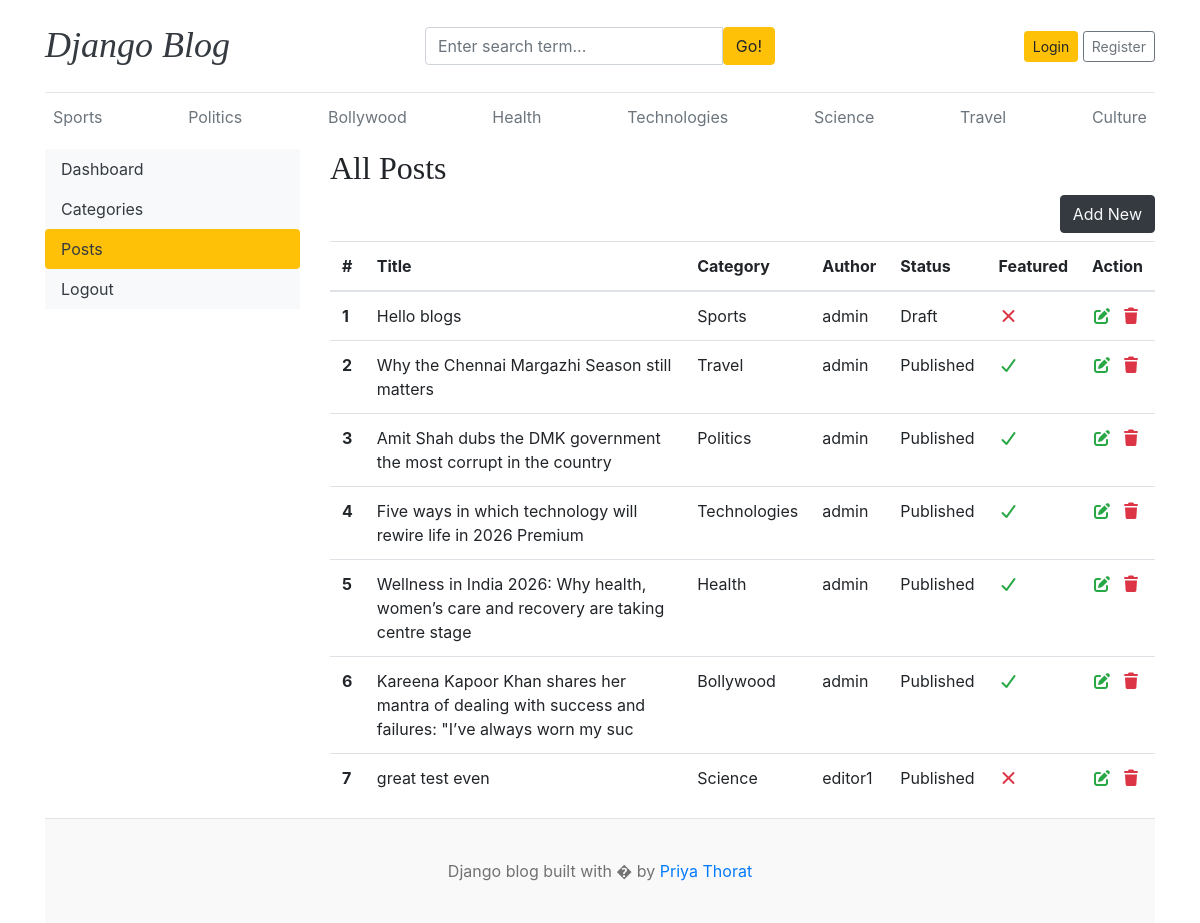
Before: /dashboard/posts/ with the older database file.
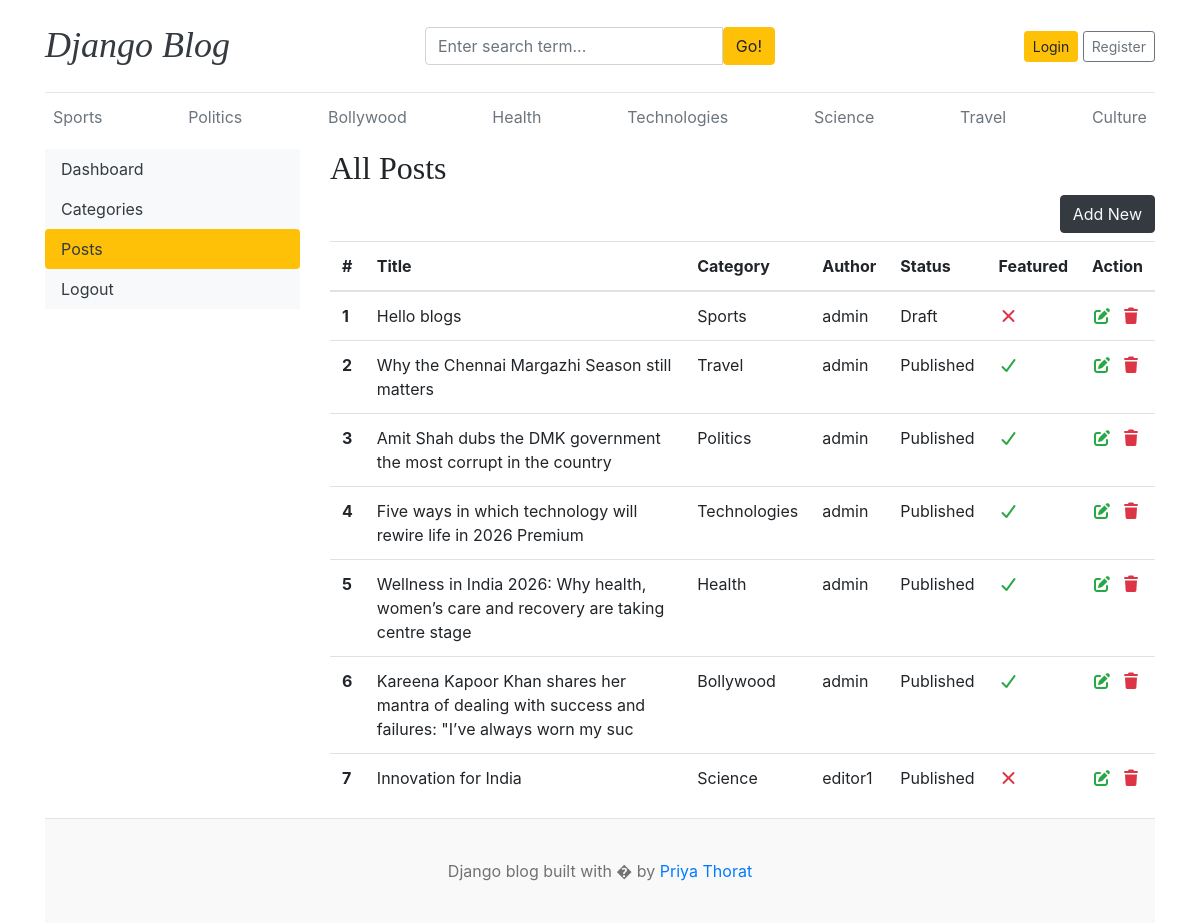
After: the same page with the newer database file.
### blogs/models.py (models this page shows, shortened)
class Blog(models.Model):
    title = models.CharField(max_length=100)
    slug = models.SlugField(max_length=150, unique=True, blank=True)
    category = models.ForeignKey(Category, on_delete=models.CASCADE)
    author = models.ForeignKey(User, on_delete=models.CASCADE)
    featured_img = models.ImageField(upload_to='uploads/%Y/%m/%d')
    short_description = models.TextField(max_length=500)
    blog_body = models.TextField(max_length=2000)
    status = models.CharField(max_length=20,choices=STATUS_CHOICES, default="Draft")
    is_featured = models.BooleanField(default=False)
    created_at = models.DateTimeField(auto_now_add=True)
    updated_at = models.DateTimeField(auto_now=True)

class Category(models.Model):
    category_name=models.CharField(max_length=50,unique=True)
    created_at=models.DateTimeField(auto_now_add=True)
    updated_at=models.DateTimeField(auto_now=True)
    class Meta:  #its for plural categorys to ==
        verbose_name_plural='categories'
    def __str__(self): #its used for admin panel not to return object1 return name
        return self.category_name

### dashboards/views.py (the view)
# urls.py: path('posts/',views.posts,name="posts"),
def posts(req):
    posts=Blog.objects.all()
    context={
        'posts':posts,
    }
    return render(req,'dashboard/posts.html',context)

### blogs/context_processors.py (called while the page is built)
def get_categories(request):
    categories=Category.objects.all()
    return dict(categories=categories)

def get_social_links(request):
    social_links=SocialLink.objects.all()
    return dict(social_links=social_links)

### template/dashboard/posts.html
{% extends 'base.html' %}
{% block content %}
<div class="row">
 {% include 'dashboard/sidebar.html' %}
     <div class="col-md-9">
        <h2>All Posts</h2>
        <a href="{% url 'add_post'%}" class="btn btn-dark text-light float-right mb-2">Add New</a>
      <table class="table table-hover">
  <thead>
    <tr>
      <th >#</th>
      <th >Title</th>
      <th >Category</th>
      <th >Author</th>
      <th >Status</th>
      <th >Featured</th>
      <th>Action</th>
    </tr>
  </thead>
  <tbody>
    {% for post in posts %}
    <tr>
      <th >{{forloop.counter}}</th>
      <td>{{ post.title }}</td>
      <td>{{ post.category }}</td>
      <td>{{ post.author }}</td>
      <td>{{ post.status }}</td>
      <td>{% if post.is_featured %}<i class="fas fa-check text-success"></i>{% else %}<i class="fas fa-times text-danger"></i>{% endif %}</td>
      <td>
         <a href="{% url 'edit_post' post.id %}"><i class="fas fa-edit text-success"></i></a>&nbsp;
         <a href="{% url 'delete_post' post.id %}"><i class="fas fa-trash text-danger"></i></a>
      </td>
    </tr>
   {% endfor %}
  </tbody>
</table>
     </div>
</div>
{% endblock %}

Changed rows visible on the page:
changed Blog "Science": title "great test even" → "Innovation for India"
